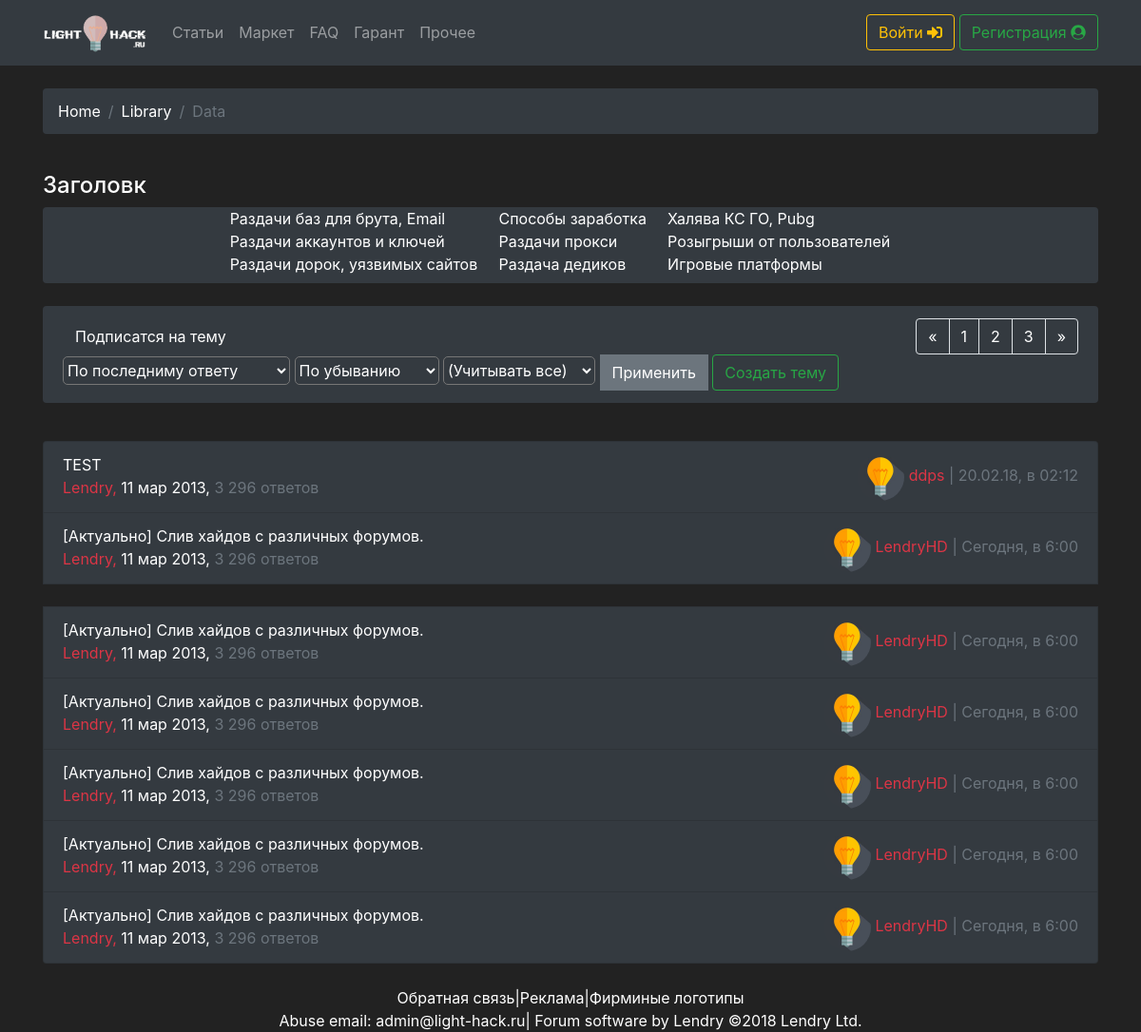
The app's page /category.php with its own data.
### tables this page shows
CREATE TABLE `post` (
  `id` int(11) NOT NULL,
  `title` varchar(32) NOT NULL,
  `msg` text NOT NULL,
  `author` int(11) NOT NULL,
  `theme_id` int(11) NOT NULL,
  `cat_id` int(11) NOT NULL,
  `views` int(11) NOT NULL,
  `close` tinyint(1) NOT NULL,
  `date_create` int(11) NOT NULL
);

CREATE TABLE `users` (
  `id` int(11) NOT NULL,
  `login` varchar(32) NOT NULL,
  `email` varchar(32) NOT NULL,
  `password` varchar(32) NOT NULL,
  `ip` varchar(32) NOT NULL,
  `hash_sesion` varchar(32) NOT NULL,
  `access_level` int(32) NOT NULL,
  `coin_money` int(10) NOT NULL,
  `date` int(15) NOT NULL,
  `active` tinyint(1) NOT NULL,
  `online` tinyint(1) NOT NULL,
  `last_online` int(11) NOT NULL,
  `ban` tinyint(1) NOT NULL,
  `verificate` int(2) NOT NULL,
  `comand` tinyint(1) NOT NULL
);

### function/fun.php (called while the page is built, shortened)
<?php
function get_name ($id, $db){
    $query = mysqli_query($db, "SELECT `login` FROM `users` WHERE `id` = '$id'");
    $query = mysqli_fetch_assoc($query);
    return $query[login];
}
function get_all_post($db){
    $query = mysqli_query($db, "SELECT * FROM `post`");
    return $query;
}
?>

### category.php (the view, shortened to what this page needs)
<?php
include "db/conn.php";
include "check_acc/check.php";
if($_GET[theme] == null && $_GET[category] == null){
    $query = get_all_post($db);
}
?>
<!doctype html>
<html lang="ru">
  <?php include "sp_bl/head.php";?>
  <body>
    <?php include "sp_bl/header.php";?>
    <div class="container">
        <?php include "sp_bl/bread.php"?>
 <div class="top-cats">
  <h4 class="text-white">Заголовк</h4>
   <div class="categories bg-dark justify-content-center rounded">
            <div class="cat1">
                <a href="#">Раздачи баз для брута, Email</a><br>
                <a href="#">Раздачи аккаунтов и ключей</a><br>
                <a href="#">Раздачи дорок, уязвимых сайтов</a><br>
            </div>
            <div class="cat2">
                <a href="#">Способы заработка</a><br>
                <a href="#">Раздачи прокси</a><br>
                <a href="#">Раздача дедиков</a><br>
            </div>
            <div class="cat3">
                <a href="#">Халява КС ГО, Pubg</a><br>
                <a href="#">Розыгрыши от пользователей</a><br>
                <a href="#">Игровые платформы</a><br>
            </div>
        </div>
    </div><br>
        <div class="alert bg-dark list-str" role="alert">
  <a href="#" class="btn">Подписатся на тему</a>
  <nav style="float: right">
  <ul class="pagination ">
    <li class="page-item">
      <a class="page-link bg-dark text-white" href="#" aria-label="Previous">
        <span aria-hidden="true">&laquo;</span>
      </a>
    </li>
    <li class="page-item"><a class="page-link bg-dark text-white" href="#">1</a></li>
    <li class="page-item"><a class="page-link bg-dark text-white" href="#">2</a></li>
    <li class="page-item"><a class="page-link bg-dark text-white" href="#">3</a></li>
    <li class="page-item">
      <a class="page-link bg-dark text-white" href="#" aria-label="Next">
        <span aria-hidden="true">&raquo;</span>
      </a>
    </li>
  </ul>
</nav><br>
<select id="select1" class="bg-dark text-white">
        <option value="">По последниму ответу</option>
      </select>
      <select id="select2" class="bg-dark text-white">
        <option value="">По убыванию</option>
      </select>
      <select id="select3" class="bg-dark text-white">
        <option value="">(Учитывать все)</option>
      </select>
      <button type="button" class="btn btn-secondary rounded-0">Применить</button>
      <button type="button" class="btn btn-outline-success">Создать тему</button>
</div><br>
   <ul class="list-group">
        <?php
    if($query != null){
            while($rs = mysqli_fetch_assoc($query)){
                $time = date('d.m.y, в H:i',$rs['date_create']);
                $aut = get_name($rs[author],$db);
                echo "<li class='list-group-item list-group-item-dark'>
      <div class='open-cat-them fl'>
          <a href='/post.php?id=$rs[id]'>$rs[title]</a><br>
      <a href='#' class='open-cat-name text-danger'>Lendry,</a>&nbsp;<a href='#'>11 мар 2013,</a><span class='text-secondary'>&nbsp;3 296 ответов</span>
      </div>
      <div class='open-cat-user fr'>
       <img src='img/avatar.png' class='rounded-circle' width='50' alt=''>
        <a class='text-danger' href='/user.php?id=$rs[author]'>$aut</a>
        <span class='text-secondary'>| $time</span>
      </div>
      </li>";
            }
    }
       ?>
      <li class="list-group-item list-group-item-dark">
      <div class="open-cat-them fl">
          <a href="#">[Актуально] Слив хайдов с различных форумов.</a><br>
      <a href="#" class="open-cat-name text-danger">Lendry,</a>&nbsp;<a href="#">11 мар 2013,</a><span class="text-secondary">&nbsp;3 296 ответов</span>
      </div>
      <div class="open-cat-user fr">
       <img src="img/avatar.png" class="rounded-circle" width="50" alt="">
        <a class="text-danger" href="#">LendryHD</a>
        <span class="text-secondary">| Сегодня, в 6:00</span>
      </div>
      </li><br>
      <li class="list-group-item list-group-item-dark">
      <div class="open-cat-them fl">
          <a href="#">[Актуально] Слив хайдов с различных форумов.</a><br>
      <a href="#" class="open-cat-name text-danger">Lendry,</a>&nbsp;<a href="#">11 мар 2013,</a><span class="text-secondary">&nbsp;3 296 ответов</span>
      </div>
      <div class="open-cat-user fr">
       <img src="img/avatar.png" class="rounded-circle" width="50" alt="">
        <a class="text-danger" href="#">LendryHD</a>
        <span class="text-secondary">| Сегодня, в 6:00</span>
      </div>
      </li>
      <li class="list-group-item list-group-item-dark">
      <div class="open-cat-them fl">
          <a href="#">[Актуально] Слив хайдов с различных форумов.</a><br>
      <a href="#" class="open-cat-name text-danger">Lendry,</a>&nbsp;<a href="#">11 мар 2013,</a><span class="text-secondary">&nbsp;3 296 ответов</span>
      </div>
      <div class="open-cat-user fr">
       <img src="img/avatar.png" class="rounded-circle" width="50" alt="">
        <a class="text-danger" href="#">LendryHD</a>
        <span class="text-secondary">| Сегодня, в 6:00</span>
      </div>
      </li>
      <li class="list-group-item list-group-item-dark">
      <div class="open-cat-them fl">
          <a href="#">[Актуально] Слив хайдов с различных форумов.</a><br>
      <a href="#" class="open-cat-name text-danger">Lendry,</a>&nbsp;<a href="#">11 мар 2013,</a><span class="text-secondary">&nbsp;3 296 ответов</span>
      </div>
      <div class="open-cat-user fr">
       <img src="img/avatar.png" class="rounded-circle" width="50" alt="">
        <a class="text-danger" href="#">LendryHD</a>
        <span class="text-secondary">| Сегодня, в 6:00</span>
      </div>
      </li>
      <li class="list-group-item list-group-item-dark">
      <div class="open-cat-them fl">
          <a href="#">[Актуально] Слив хайдов с различных форумов.</a><br>
      <a href="#" class="open-cat-name text-danger">Lendry,</a>&nbsp;<a href="#">11 мар 2013,</a><span class="text-secondary">&nbsp;3 296 ответов</span>
      </div>
      <div class="open-cat-user fr">
       <img src="img/avatar.png" class="rounded-circle" width="50" alt="">
        <a class="text-danger" href="#">LendryHD</a>
        <span class="text-secondary">| Сегодня, в 6:00</span>
      </div>
      </li>
      <li class="list-group-item list-group-item-dark">
      <div class="open-cat-them fl">
          <a href="#">[Актуально] Слив хайдов с различных форумов.</a><br>
      <a href="#" class="open-cat-name text-danger">Lendry,</a>&nbsp;<a href="#">11 мар 2013,</a><span class="text-secondary">&nbsp;3 296 ответов</span>
      </div>
      <div class="open-cat-user fr">
       <img src="img/avatar.png" class="rounded-circle" width="50" alt="">
        <a class="text-danger" href="#">LendryHD</a>
        <span class="text-secondary">| Сегодня, в 6:00</span>
      </div>
      </li>
    </ul>
    </div><br>
    <?php include "sp_bl/bl_foot.php";?>
  </body>
</html>

### css/style.css (style rules this page uses)
body { background-color: #222; }
a { color: #fff; text-decoration: none; }
.fr { float: right; }
.fl { float: left; }
select { height: 30px; border-radius: 5px; }
.list-group-item-dark { background-color: #343a40; }
.categories { display: -webkit-flex; display: -moz-flex; display: -ms-flex; display: -o-flex; display: flex; justify-content: flex-start; min-height: 80px; }
.categories > .cat1,.cat2,.cat3 { margin-right: 2%; }
li { list-style-type: none; }

### records on screen
post: title "TEST", author.login "ddps", date_create "20.02.18, в 02:12"
